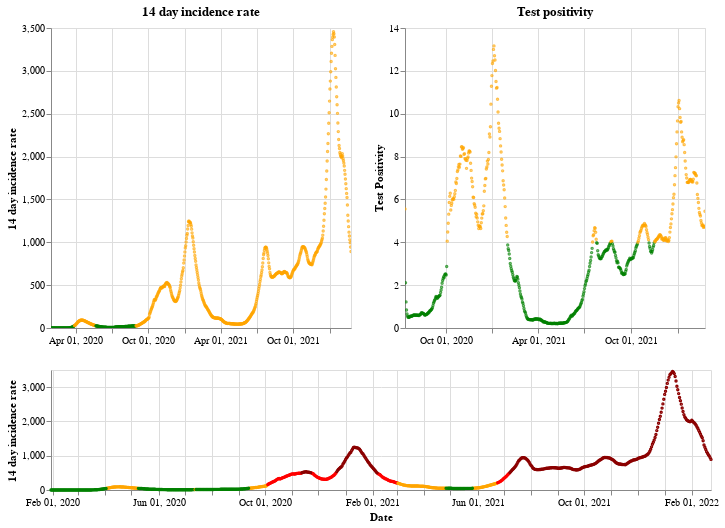

Write notebook code for a chart like this one.
### Markdown cell above
## England

### Code cell
plot_traffic_light('England')

### Figure 1 — Vega-Lite specification as saved in the notebook (floating-point values rounded to 4 significant figures; data arrays with more than 128 entries replaced by an {"elided": "..."} marker saying what was removed)
{"config": {"view": {"continuousWidth": 400, "continuousHeight": 300}}, "vconcat": [{"hconcat": [{"mark": {"type": "point", "size": 2}, "encoding": {"color": {"condition": {"value": "green", "test": "(datum.twoWeeklyCasesRate <= 25)"}, "value": "orange"}, "tooltip": [{"type": "nominal", "field": "areaName"}, {"type": "temporal", "field": "date"}, {"type": "quantitative", "field": "twoWeeklyCasesRate"}, {"type": "quantitative", "field": "testPositivity"}], "x": {"type": "temporal", "axis": {"title": ""}, "field": "date", "scale": {"domain": {"selection": "DateBrush"}}, "timeUnit": "yearmonthdate"}, "y": {"type": "quantitative", "axis": {"title": "14 day incidence rate"}, "field": "twoWeeklyCasesRate"}}, "title": "14 day incidence rate", "width": 300}, {"mark": {"type": "point", "size": 2}, "encoding": {"color": {"condition": {"value": "green", "test": "(datum.testPositivity <= 4)"}, "value": "orange"}, "tooltip": [{"type": "nominal", "field": "areaName"}, {"type": "temporal", "field": "date"}, {"type": "quantitative", "field": "twoWeeklyCasesRate"}, {"type": "quantitative", "field": "testPositivity"}], "x": {"type": "temporal", "axis": {"title": ""}, "field": "date", "scale": {"domain": {"selection": "DateBrush"}}, "timeUnit": "yearmonthdate"}, "y": {"type": "quantitative", "axis": {"title": "Test Positivity"}, "field": "testPositivity"}}, "title": "Test positivity", "width": 300}]}, {"layer": [{"mark": {"type": "point", "size": 2}, "encoding": {"color": {"condition": {"value": "orange", "test": "(((datum.testPositivity < 4) && (datum.twoWeeklyCasesRate >= 50)) && (datum.twoWeeklyCasesRate < 200))"}, "value": "red"}, "opacity": {"condition": {"value": 1, "test": "((datum.twoWeeklyCasesRate >= 50) && (datum.twoWeeklyCasesRate < 500))"}, "value": 0}, "tooltip": [{"type": "nominal", "field": "areaName"}, {"type": "temporal", "field": "date"}, {"type": "quantitative", "field": "twoWeeklyCasesRate"}, {"type": "quantitative", "field": "testPositivity"}], "x": {"type": "temporal", "axis": {"title": "Date"}, "field": "date", "timeUnit": "yearmonthdate"}, "y": {"type": "quantitative", "axis": {"title": "14 day incidence rate"}, "field": "twoWeeklyCasesRate"}}, "selection": {"DateBrush": {"type": "interval", "encodings": ["x"], "fields": ["Time"]}}}, {"mark": {"type": "point", "size": 2}, "encoding": {"color": {"value": "darkred"}, "opacity": {"condition": {"value": 1, "test": "(datum.twoWeeklyCasesRate >= 500)"}, "value": 0}, "tooltip": [{"type": "nominal", "field": "areaName"}, {"type": "temporal", "field": "date"}, {"type": "quantitative", "field": "twoWeeklyCasesRate"}, {"type": "quantitative", "field": "testPositivity"}], "x": {"type": "temporal", "axis": {"title": "Date"}, "field": "date", "timeUnit": "yearmonthdate"}, "y": {"type": "quantitative", "axis": {"title": "14 day incidence rate"}, "field": "twoWeeklyCasesRate"}}}, {"mark": {"type": "point", "size": 2}, "encoding": {"color": {"condition": {"value": "green", "test": "((datum.testPositivity < 4) && (datum.twoWeeklyCasesRate < 50))"}, "value": "orange"}, "opacity": {"condition": {"value": 1, "test": "(datum.twoWeeklyCasesRate < 50)"}, "value": 0}, "tooltip": [{"type": "nominal", "field": "areaName"}, {"type": "temporal", "field": "date"}, {"type": "quantitative", "field": "twoWeeklyCasesRate"}, {"type": "quantitative", "field": "testPositivity"}], "x": {"type": "temporal", "axis": {"title": "Date"}, "field": "date", "timeUnit": "yearmonthdate"}, "y": {"type": "quantitative", "axis": {"title": "14 day incidence rate"}, "field": "twoWeeklyCasesRate"}}}], "height": 120, "width": 660}], "data": {"name": "data-54634123389486c64172aeff5329d4d9"}, "$schema": "https://vega.github.io/schema/vega-lite/v4.8.1.json", "datasets": {"data-54634123389486c64172aeff5329d4d9": {"elided": "756 records"}}}
